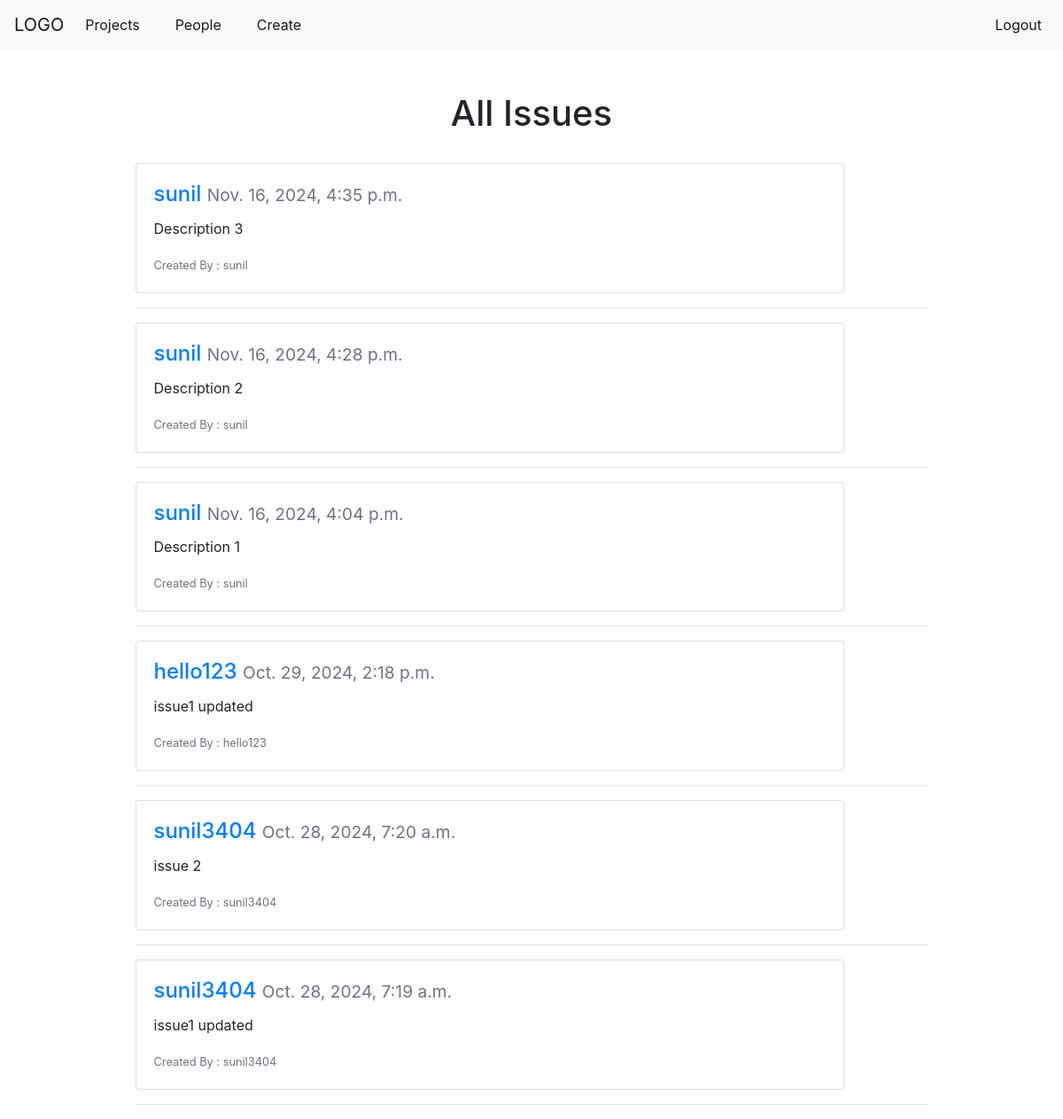
Screenshot of / (signed in) with the database file from the repository.
### jira/models.py (models this page shows, shortened)
class JiraIssue(models.Model):
	name = models.CharField(max_length=250)
	detail = models.TextField()
	status = models.CharField(max_length = 50, choices=status, default="new")
	assigned_to=models.ForeignKey(User, null=True, on_delete=models.CASCADE)
	date_created = models.DateTimeField(auto_now_add=True)
	date_updated = models.DateTimeField(auto_now=True)
	class Meta:
		ordering = ['-date_updated']

### jira/views.py (the view)
# urls.py: path("", views.jira_home, name='jira-home'),
def jira_home(request):
	context = {
		'issues' : JiraIssue.objects.all()
	}
	return render(request, 'jira/home.html', context)

### jira/templates/jira/home.html
{% extends 'base.html' %}
{% block content %}
	<div class ="container col-10">
		<br>
		<div class = 'container text-center'>
			<h1> All Issues </h1>
		</div>
		<br>
		{% for issue in issues %}
			<div class="card" style="width: 50rem">
			  <div class="card-body">
			    <h4 class="card-title"><a href="{% url 'show-issues' %}">{{ issue.assigned_to }} </a><small class='text-muted'> {{ issue.date_updated}} </small></h4>
			    <p class="card-text">{{ issue.detail}}</p>
			    <small class="text-muted"> Created By : {{ issue.assigned_to}}</small>
			  </div>
			</div>
			<hr>
		{% endfor %}
	</div>
{% endblock %}

### rows the page displays
JiraIssue: assigned_to "sunil", date_updated "Nov. 16, 2024, 4:35 p.m.", detail "Description 3"
JiraIssue: assigned_to "sunil", date_updated "Nov. 16, 2024, 4:28 p.m.", detail "Description 2"
JiraIssue: assigned_to "sunil", date_updated "Nov. 16, 2024, 4:04 p.m.", detail "Description 1"
JiraIssue: assigned_to "hello123", date_updated "Oct. 29, 2024, 2:18 p.m.", detail "issue1 updated"
JiraIssue: assigned_to "sunil3404", date_updated "Oct. 28, 2024, 7:20 a.m.", detail "issue 2"
JiraIssue: assigned_to "sunil3404", date_updated "Oct. 28, 2024, 7:19 a.m.", detail "issue1 updated"
